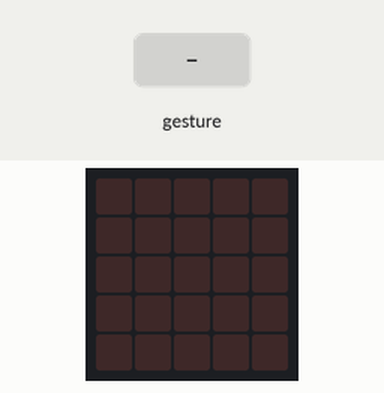
Bench run of a program on a simulated BBC micro:bit running MicroPython. Parts: the board's 5×5 LED display. Inputs (shaded band) come from the test bench. Random numbers come from a fixed seed; a tilt is held for 1.5 s and a shake lasts 1 s, then the board lies face up again.

Above: at 1.2 s.
1.3 s: gesture 'shake'
At 1.99 s:
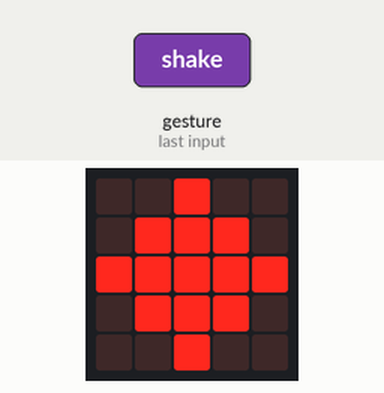
At 3.1 s:
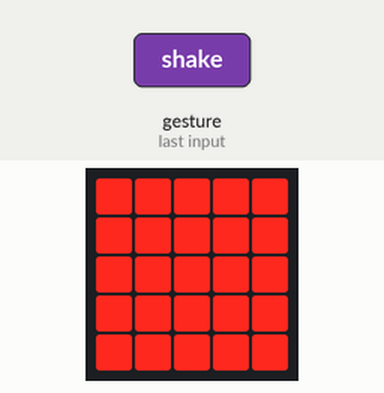
Timing chart, 0 to 4.6 s (numbered marks = the images above; inputs shaded):
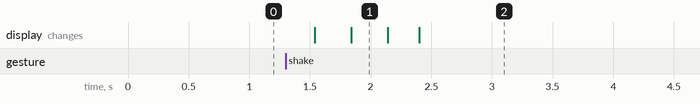

Measured:
- after the input at 1.3 s, the display: first changes after 0.24 s (image 1 shows a later state)

The program:

rock_paper_scissors.py
```python
import random
from microbit import *

rock = Image("00900:09990:99999:09990:00900")
paper = Image("99999:99999:99999:99999:99999")
scissors = Image("99099:99099:00900:09090:90009")

choices = [rock, paper, scissors]

while True:
    if accelerometer.is_gesture("shake"):
        im = random.choice(choices)
        display.show(im)
    else:
        pass
```
